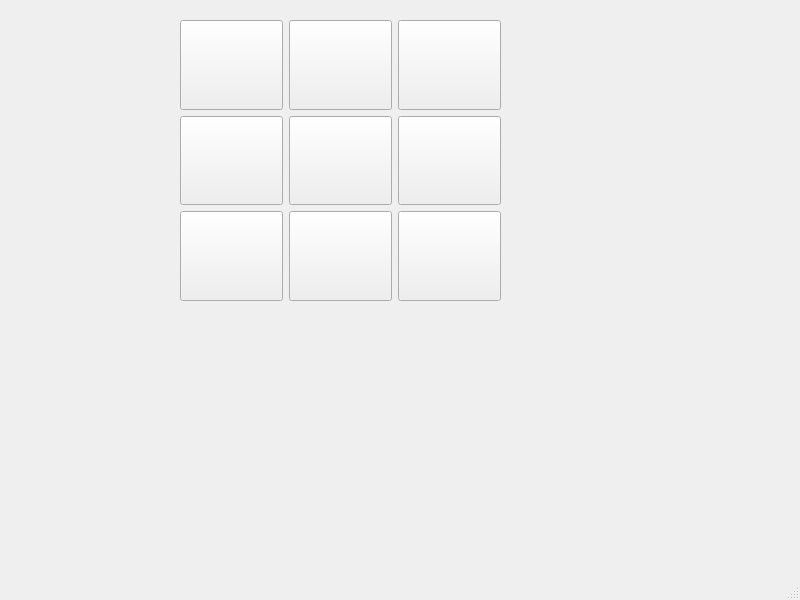
<?xml version="1.0" encoding="UTF-8"?>
<ui version="4.0">
 <class>MainWindow</class>
 <widget class="QMainWindow" name="MainWindow">
  <property name="enabled">
   <bool>true</bool>
  </property>
  <property name="geometry">
   <rect>
    <x>0</x>
    <y>0</y>
    <width>800</width>
    <height>600</height>
   </rect>
  </property>
  <property name="sizePolicy">
   <sizepolicy hsizetype="Preferred" vsizetype="Preferred">
    <horstretch>0</horstretch>
    <verstretch>0</verstretch>
   </sizepolicy>
  </property>
  <property name="windowTitle">
   <string>MainWindow</string>
  </property>
  <property name="iconSize">
   <size>
    <width>32</width>
    <height>32</height>
   </size>
  </property>
  <widget class="QWidget" name="centralwidget">
   <widget class="QWidget" name="gridLayoutWidget">
    <property name="geometry">
     <rect>
      <x>180</x>
      <y>20</y>
      <width>321</width>
      <height>281</height>
     </rect>
    </property>
    <layout class="QGridLayout" name="gridLayout">
     <item row="1" column="0">
      <widget class="QPushButton" name="middleleft">
       <property name="sizePolicy">
        <sizepolicy hsizetype="Preferred" vsizetype="Preferred">
         <horstretch>0</horstretch>
         <verstretch>0</verstretch>
        </sizepolicy>
       </property>
       <property name="text">
        <string/>
       </property>
      </widget>
     </item>
     <item row="2" column="0">
      <widget class="QPushButton" name="bottomleft">
       <property name="sizePolicy">
        <sizepolicy hsizetype="Preferred" vsizetype="Preferred">
         <horstretch>0</horstretch>
         <verstretch>0</verstretch>
        </sizepolicy>
       </property>
       <property name="text">
        <string/>
       </property>
      </widget>
     </item>
     <item row="0" column="0">
      <widget class="QPushButton" name="topleft">
       <property name="sizePolicy">
        <sizepolicy hsizetype="Preferred" vsizetype="Preferred">
         <horstretch>0</horstretch>
         <verstretch>0</verstretch>
        </sizepolicy>
       </property>
       <property name="text">
        <string/>
       </property>
      </widget>
     </item>
     <item row="0" column="1">
      <widget class="QPushButton" name="topmiddle">
       <property name="sizePolicy">
        <sizepolicy hsizetype="Preferred" vsizetype="Preferred">
         <horstretch>0</horstretch>
         <verstretch>0</verstretch>
        </sizepolicy>
       </property>
       <property name="text">
        <string/>
       </property>
      </widget>
     </item>
     <item row="0" column="2">
      <widget class="QPushButton" name="topright">
       <property name="sizePolicy">
        <sizepolicy hsizetype="Preferred" vsizetype="Preferred">
         <horstretch>0</horstretch>
         <verstretch>0</verstretch>
        </sizepolicy>
       </property>
       <property name="text">
        <string/>
       </property>
      </widget>
     </item>
     <item row="1" column="1">
      <widget class="QPushButton" name="middle">
       <property name="sizePolicy">
        <sizepolicy hsizetype="Preferred" vsizetype="Preferred">
         <horstretch>0</horstretch>
         <verstretch>0</verstretch>
        </sizepolicy>
       </property>
       <property name="text">
        <string/>
       </property>
      </widget>
     </item>
     <item row="2" column="1">
      <widget class="QPushButton" name="bottommiddle">
       <property name="sizePolicy">
        <sizepolicy hsizetype="Preferred" vsizetype="Preferred">
         <horstretch>0</horstretch>
         <verstretch>0</verstretch>
        </sizepolicy>
       </property>
       <property name="text">
        <string/>
       </property>
      </widget>
     </item>
     <item row="1" column="2">
      <widget class="QPushButton" name="middleright">
       <property name="sizePolicy">
        <sizepolicy hsizetype="Preferred" vsizetype="Preferred">
         <horstretch>0</horstretch>
         <verstretch>0</verstretch>
        </sizepolicy>
       </property>
       <property name="text">
        <string/>
       </property>
      </widget>
     </item>
     <item row="2" column="2">
      <widget class="QPushButton" name="bottomright">
       <property name="sizePolicy">
        <sizepolicy hsizetype="Preferred" vsizetype="Preferred">
         <horstretch>0</horstretch>
         <verstretch>0</verstretch>
        </sizepolicy>
       </property>
       <property name="text">
        <string/>
       </property>
      </widget>
     </item>
    </layout>
   </widget>
  </widget>
  <widget class="QMenuBar" name="menubar">
   <property name="geometry">
    <rect>
     <x>0</x>
     <y>0</y>
     <width>800</width>
     <height>24</height>
    </rect>
   </property>
  </widget>
  <widget class="QStatusBar" name="statusbar"/>
 </widget>
 <resources/>
 <connections/>
</ui>
